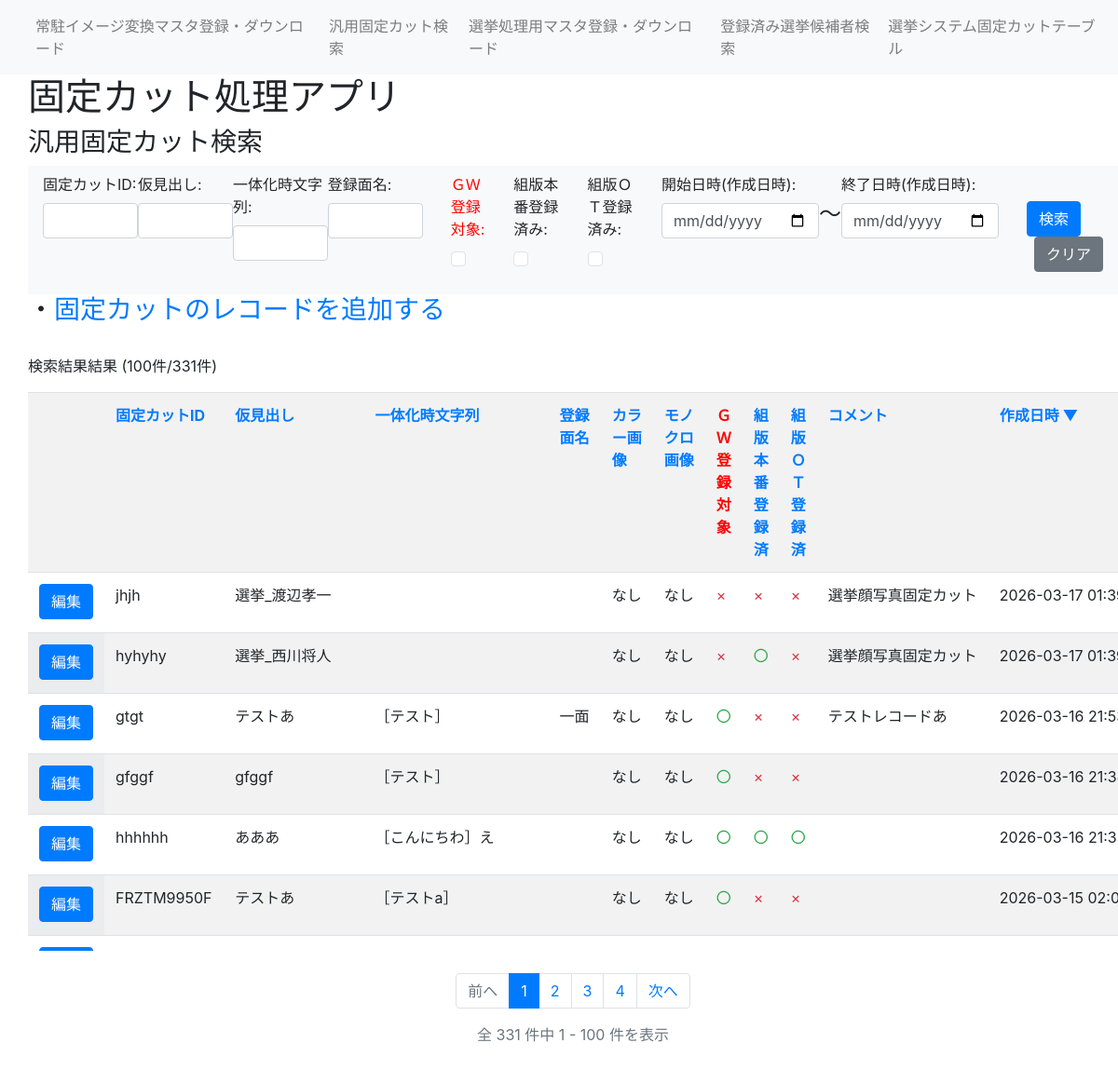
/general, run on the app's committed database.
### fixedcut_app/models/fixedcut.py (models this page shows)
class FixedCut(db.Model):
    ___tablename__ = "fixedcut"
    id = db.Column(db.String(20), primary_key=True) #固定カットID
    midashi = db.Column(db.String(30)) #仮見出し
    Str = db.Column(db.String(100)) #一体化時文字列
    colorUrl = db.Column(db.String(100)) #カラー画像のURL
    monoUrl = db.Column(db.String(100)) #モノクロ画像のURL
    GWFlg = db.Column(db.Boolean, default=False) #GW登録対象
    men_name = db.Column(db.String(30)) #登録面名
    prodFlg = db.Column(db.Boolean, default=False) #組版本番登録済みか
    OTFlg = db.Column(db.Boolean, default=False) #組版OT系登録済みか
    comment = db.Column(db.String(255)) #コメント
    created_at = db.Column(db.DateTime, nullable=False, default=datetime.now)  # 作成日時
    updated_at = db.Column(db.DateTime, nullable=False, default=datetime.now, onupdate=datetime.now)  # 更新日時

### fixedcut_app/views.py (the view)
@app.route('/general', methods=['GET', 'POST'])
@app.route('/general/<int:page>', methods=['GET', 'POST'])
def general(page=1):
    from fixedcut_app.views_general import general_handler
    return general_handler(page=page)

### fixedcut_app/views.py (called while the page is built)
@app.before_request
def log_request():
    app.logger.info("Request: %s %s from %s", request.method, request.path, request.remote_addr)

### fixedcut_app/templates/general.html (shortened to what this page needs)
{% extends 'layout.html' %}
{% block header %}
<h3>汎用固定カット検索</h3>
{% endblock %}
{% block content %}
<h3>・<a href="/general_add">固定カットのレコードを追加する</a></h3>
{% endblock %}
{% block serchbar %}
<nav class="navbar navbar-expand-lg navbar-light bg-light">
    <form class="form-group" action="{{ url_for('general') }}" method="POST">
        <ul class="navbar-nav">
            <li class="nav-item">
                <label for="ID">固定カットID:</label>
                <input name="ID" type="text" class="form-control" id="ID" value="{{ savelist[1] }}">
            </li>
            <li class="nav-item">
                <label for="midashi">仮見出し:</label>
                <input name="midashi" type="text" class="form-control" id="midashi" value="{{ savelist[0] }}">
            </li>
            <li class="nav-item">
                <label for="Str">一体化時文字列:</label>
                <input name="Str" type="text" class="form-control" id="Str" value="{{ savelist[2] }}">
            </li>
            <li class="nav-item">
                <label for="men_name">登録面名:</label>
                <input name="men_name" type="text" class="form-control" id="men_name" value="{{ savelist[3] or '' }}">
            </li>
            <li class="nav-item pad">
                <label for="GWFlg"><font color="red">ＧＷ登録対象:</font></label>
                <br>
                {% if savelist[4]=="on" %}
                <input name="GWFlg" type="checkbox" class="form-check-input ms-auto" id="checkTab1" checked>
                {% else %}
                <input name="GWFlg" type="checkbox" class="form-check-input ms-auto" id="checkTab1">
                {% endif %}
            </li>
            <li class="nav-item pad">
                <label for="prodFlg">組版本番登録済み:</label>
                <br>
                {% if savelist[5]=="on" %}
                <input name="prodFlg" type="checkbox" class="form-check-input ms-auto" id="checkTab1" checked>
                {% else %}
                <input name="prodFlg" type="checkbox" class="form-check-input ms-auto" id="checkTab1">
                {% endif %}
            </li>
            <li class="nav-item pad">
                <label for="OTFlg">組版ＯＴ登録済み:</label>
                <br>
                {% if savelist[6]=="on" %}
                <input name="OTFlg" type="checkbox" class="form-check-input ms-auto" id="checkTab1" checked>
                {% else %}
                <input name="OTFlg" type="checkbox" class="form-check-input ms-auto" id="checkTab1">
                {% endif %}
            </li>
            <li class="nav-item pad">
                <label for="startdate">開始日時(作成日時):</label>
                <input name="startdate" type="date" class="form-control" id="startdate" value="{{ savelist[7] }}">
            </li>
            <li class="nav-item pad-above">
                <h4>～</h4>
            </li>
            <li class="nav-item ">
                <label for="enddate">終了日時(作成日時):</label>
                <input name="enddate" type="date" class="form-control" id="enddate" value="{{ savelist[8] }}">
            </li>
            <li class="nav-item pad pad-above">
                <button type="submit" class="btn btn-primary">検索</button>
                <button type="button" class="btn btn-secondary ms-2" onclick="clearForm()">クリア</button>
            </li>
        </ul>
    </form>
</nav>
{% endblock %}
{% block serch_result %}
 <div class="pad">
    {% set id_q = savelist[1] %}
    {% set midashi_q = savelist[0] %}
    {% set str_q = savelist[2] %}
    {% set men_name_q = savelist[3] %}
    {% set gw_q = savelist[4] %}
    {% set prod_q = savelist[5] %}
    {% set ot_q = savelist[6] %}
    {% set start_q = savelist[7] %}
    {% set end_q = savelist[8] %}
    {% macro sort_link(label, key, text_color='') -%}
        {%- set next_dir = 'desc' if sort_by == key and sort_dir == 'asc' else 'asc' -%}
        <a href="{{ url_for('general', page=1, midashi=midashi_q, ID=id_q, Str=str_q, men_name=men_name_q, GWFlg=gw_q, prodFlg=prod_q, OTFlg=ot_q, startdate=start_q, enddate=end_q, sort_by=key, sort_dir=next_dir) }}" {% if text_color %}style="color: {{ text_color }};"{% endif %}>
            {{ label }}
            {% if sort_by == key %}
                {% if sort_dir == 'asc' %}
                    ▲
                {% else %}
                    ▼
                {% endif %}
            {% endif %}
        </a>
    {%- endmacro %}
    <p>検索結果結果
        {% if results | length > 0 %}
        ({{ results | length }}件/{{ pagination.total }}件)
        {% endif %}
    </p>
    <div class="table-container-vertical">
    <table class="table table-striped table-hover">
        <tr>
            <th></th>
            <th>{{ sort_link('固定カットID', 'id') }}</th>
            <th>{{ sort_link('仮見出し', 'midashi') }}</th>
            <th>{{ sort_link('一体化時文字列', 'Str') }}</th>
            <th>{{ sort_link('登録面名', 'men_name') }}</th>
            <th>{{ sort_link('カラー画像', 'colorUrl') }}</th>
            <th>{{ sort_link('モノクロ画像', 'monoUrl') }}</th>
            <th>{{ sort_link('ＧＷ登録対象', 'GWFlg', 'red') }}</th>
            <th>{{ sort_link('組版本番登録済', 'prodFlg') }}</th>
            <th>{{ sort_link('組版ＯＴ登録済', 'OTFlg') }}</th>
            <th>{{ sort_link('コメント', 'comment') }}</th>
            <th>{{ sort_link('作成日時', 'created_at') }}</th>
        </tr>
        {% for res in results %}
        <tr>
            <td class=table-data>
                <button onclick="location.href='/general_detail/{{ res.id }}'" class="btn btn-primary">編集</button>
            </td>
            <td class=table-data>{{ res.id }}</td>
            <td class=table-data>{{ res.midashi }}</td>
            <td class=table-data>{{ res.Str }}</td>
            <td class=table-data>{{ res.men_name or '' }}</td>
            <td class=table-data>
                {% if ".eps" in res.colorUrl %}
                <a href="{{ url_for('download', filename=res.colorUrl) }}">ダウンロード</a></td>
                {% elif ".jpg" in res.colorUrl %}
                <img src="{{ url_for('static', filename=res.colorUrl) }}" height="50" alt="">
                {% elif ".jpeg" in res.colorUrl %}
                <img src="{{ url_for('static', filename=res.colorUrl) }}" height="50" alt="">
                {% elif ".svg" in res.colorUrl %}
                <img src="{{ url_for('static', filename=res.colorUrl) }}" height="50" alt="">
                {% else %}
                <p>なし</p>
                {% endif %}
            <td class=table-data>
                {% if ".eps" in res.monoUrl %}
                <a href="{{ url_for('download', filename=res.monoUrl) }}" download="モノクロ画像.eps">ダウンロード</a>
                {% elif ".jpg" in res.monoUrl %}
                <img src="{{ url_for('static', filename=res.monoUrl) }}" height="50" alt="">
                {% elif ".jpeg" in res.monoUrl %}
                <img src="{{ url_for('static', filename=res.monoUrl) }}" height="50" alt="">
                {% elif ".svg" in res.monoUrl %}
                <img src="{{ url_for('static', filename=res.monoUrl) }}" height="50" alt="">
                {% else %}
                <p>なし</p>
                {% endif %}
            </td>
            <td class=table-data>
                {% if res.GWFlg %}
                <span class="text-success">〇</span>
                {% else %}
                <span class="text-danger">×</span>
                {% endif %}
            </td>
            <td class=table-data>
                {% if res.prodFlg %}
                <span class="text-success">〇</span>
                {% else %}
                <span class="text-danger">×</span>
                {% endif %}
            </td>
            <td class=table-data>
                {% if res.OTFlg %}
                <span class="text-success">〇</span>
                {% else %}
                <span class="text-danger">×</span>
                {% endif %}
            </td>
            <td class=table-data>{{ res.comment }}</td>
            <td class=table-data>{{ res.created_at }}</td>
        </tr>
         {% endfor %}
    </table>
    </div>
    {% if pagination %}
    <nav aria-label="ページナビゲーション" class="mt-4">
        <ul class="pagination justify-content-center">
            {% if pagination.has_prev %}
            <li class="page-item">
                <a class="page-link" href="{{ url_for('general', page=pagination.prev_num, midashi=savelist[0], ID=savelist[1], Str=savelist[2], men_name=savelist[3], GWFlg=savelist[4], prodFlg=savelist[5], OTFlg=savelist[6], startdate=savelist[7], enddate=savelist[8], sort_by=sort_by, sort_dir=sort_dir) }}">前へ</a>
            </li>
            {% else %}
            <li class="page-item disabled">
                <span class="page-link">前へ</span>
            </li>
            {% endif %}
            {% for page_num in pagination.iter_pages() %}
                {% if page_num %}
                    {% if page_num == pagination.page %}
                    <li class="page-item active">
                        <span class="page-link">{{ page_num }}</span>
                    </li>
                    {% else %}
                    <li class="page-item">
                        <a class="page-link" href="{{ url_for('general', page=page_num, midashi=savelist[0], ID=savelist[1], Str=savelist[2], men_name=savelist[3], GWFlg=savelist[4], prodFlg=savelist[5], OTFlg=savelist[6], startdate=savelist[7], enddate=savelist[8], sort_by=sort_by, sort_dir=sort_dir) }}">{{ page_num }}</a>
                    </li>
                    {% endif %}
                {% else %}
                    <li class="page-item disabled">
                        <span class="page-link">...</span>
                    </li>
                {% endif %}
            {% endfor %}
            {% if pagination.has_next %}
            <li class="page-item">
                <a class="page-link" href="{{ url_for('general', page=pagination.next_num, midashi=savelist[0], ID=savelist[1], Str=savelist[2], men_name=savelist[3], GWFlg=savelist[4], prodFlg=savelist[5], OTFlg=savelist[6], startdate=savelist[7], enddate=savelist[8], sort_by=sort_by, sort_dir=sort_dir) }}">次へ</a>
            </li>
            {% else %}
            <li class="page-item disabled">
                <span class="page-link">次へ</span>
            </li>
            {% endif %}
        </ul>
        <p class="text-center text-muted mt-2">
            全 {{ pagination.total }} 件中 {{ pagination.page * 100 - 99 }} - {{ [pagination.page * 100, pagination.total]|min }} 件を表示
        </p>
    </nav>
    {% endif %}
</div>
{% endblock %}

### fixedcut_app/templates/static/css/style.css (style rules this page uses)
.pad { padding-left: 30px; }
.pad-above { padding-top: 30px; }
.table-data { height: 100%; overflow: hidden; white-space: nowrap; text-overflow: ellipsis; }
.table-striped tbody tr:nth-of-type(odd) .table-data:first-child { background: #f8f9fa; }
.table-striped tbody tr:nth-of-type(even) .table-data:first-child { background: white; }
.table-container-vertical { overflow-y: auto; max-height: 600px; }
.table-container-vertical table { width: 100%; }
.table-container-vertical th { position: sticky; top: 0; background: white; z-index: 1; }

### data on the page
FixedCut: id "jhjh", midashi "選挙_渡辺孝一", colorUrl "なし", monoUrl "なし", comment "選挙顔写真固定カット", created_at "2026-03-17…"
FixedCut: id "hyhyhy", midashi "選挙_西川将人", colorUrl "なし", monoUrl "なし", prodFlg "〇", comment "選挙顔写真固定カット", created_at "2026-03-17…"
FixedCut: id "gtgt", midashi "テストあ", Str "［テスト］", men_name "一面", colorUrl "なし", monoUrl "なし", GWFlg "〇", comment "テストレコードあ", created_at "2026-03-16…"
FixedCut: id "gfggf", midashi "gfggf", Str "［テスト］", colorUrl "なし", monoUrl "なし", GWFlg "〇", created_at "2026-03-16…"
FixedCut: id "hhhhhh", midashi "あああ", Str "［こんにちわ］え", colorUrl "なし", monoUrl "なし", GWFlg "〇", prodFlg "〇", OTFlg "〇", created_at "2026-03-16…"
FixedCut: id "FRZTM9950F", midashi "テストあ", Str "［テストa］", colorUrl "なし", monoUrl "なし", GWFlg "〇", created_at "2026-03-15…"

### other printed values
{{ results | length }} "100"
{{ pagination.total }} "331"
{{ label }} "固定カットID 仮見出し 一体化時文字列 登録面名 カラー画像 モノクロ画像 ＧＷ登録対象 組版本番登録済 組版ＯＴ登録済 コメント 作成日時"
{{ page_num }} "1"
{{ page_num }} "2" "3" "4"
{{ pagination.page * 100 - 99 }} "1"
{{ [pagination.page * 100, pagination.total]|min }} "100"
